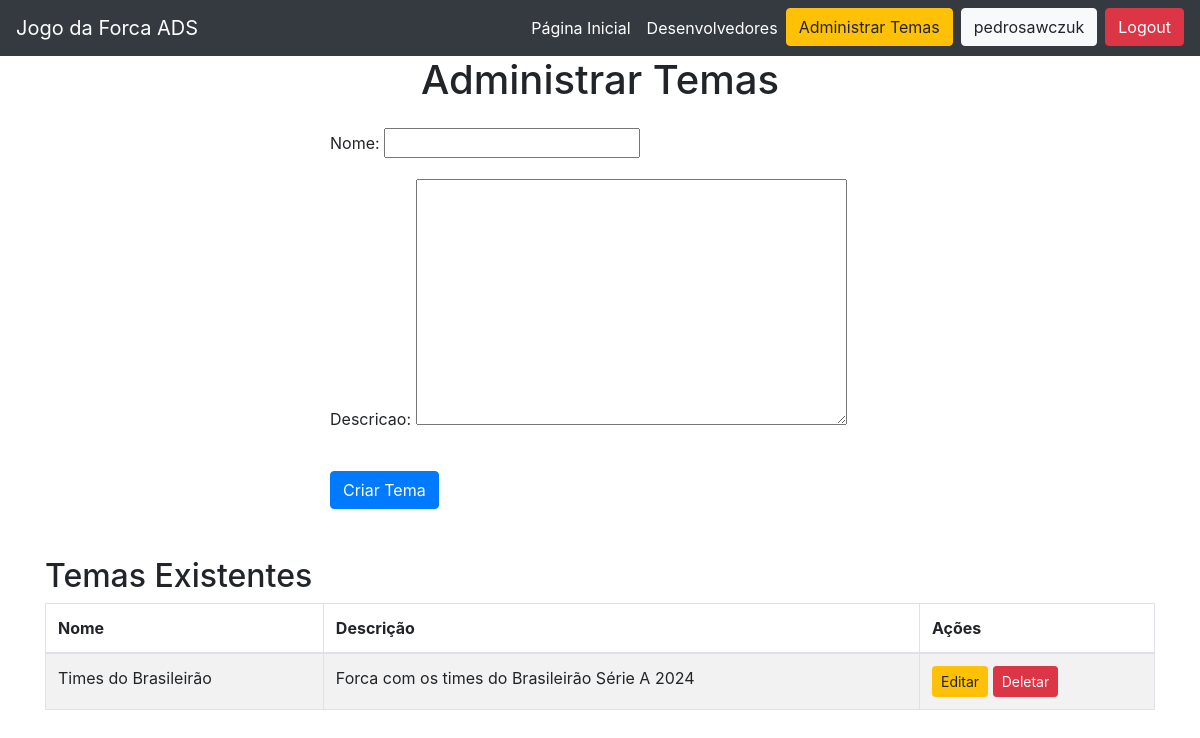
Before: /professor/tema/administrar-temas (signed in) with the older database file.
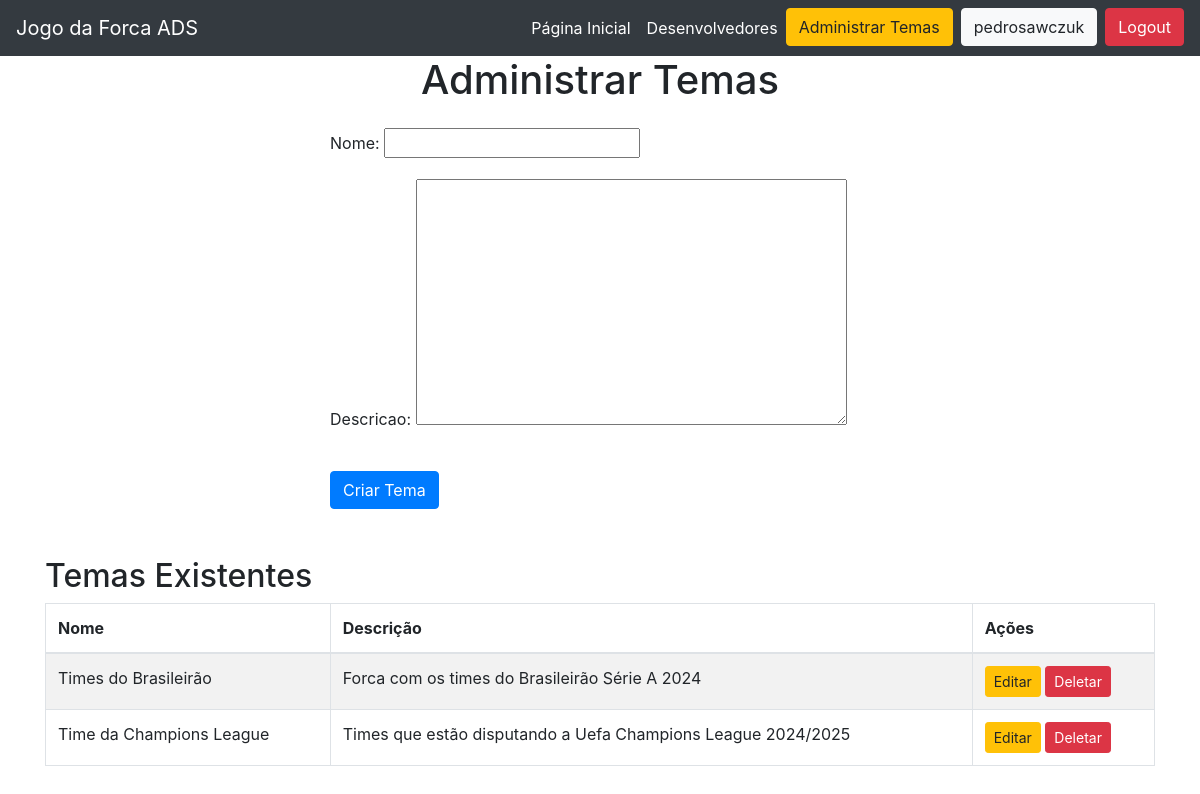
After: the same page with the newer database file.
### core/models.py (models this page shows, shortened)
class Tema(models.Model):
    nome = models.CharField(max_length=100, unique=True)
    descricao = models.TextField(blank=True, null=True)
    professor = models.ForeignKey(User, on_delete=models.CASCADE, limit_choices_to={'groups__name': 'professores'})

### core/views.py (the view, shortened to what this page needs)
# urls.py: path("professor/tema/administrar-temas", AdministrarTemasPageView.as_view(), name="administrarTemasPage"),
class AdministrarTemasPageView(CreateView, ListView):
    model = Tema
    form_class = TemaForm
    template_name = 'professor/temas/temasPage.html'
    success_url = reverse_lazy('administrarTemasPage')
    def get_queryset(self):
        return Tema.objects.filter(professor=self.request.user)
    def get_context_data(self, **kwargs):
        context = super().get_context_data(**kwargs)
        user = self.request.user
        context['is_professor'] = user.is_authenticated and user.groups.filter(name='professores').exists()
        return context

### core/forms.py
class TemaForm(forms.ModelForm):
    class Meta:
        model = Tema
        fields = ['nome', 'descricao']

### core/templates/professor/temas/temasPage.html (shortened to what this page needs)
{% extends "base.html" %}
{% block main %}
<div class="container">
  <h1 class="text-center mb-4">Administrar Temas</h1>
  <div class="row justify-content-center">
    <div class="col-md-6">
      <form method="post">
        {{ form.as_p }}
        <button type="submit" class="btn btn-primary mt-3">Criar Tema</button>
      </form>
    </div>
  </div>
  <div class="row mt-5">
    <div class="col-md-12">
      <h2>Temas Existentes</h2>
      <table class="table table-bordered table-striped">
        <thead>
          <tr>
            <th>Nome</th>
            <th>Descrição</th>
            <th>Ações</th>
          </tr>
        </thead>
        <tbody>
          {% for tema in object_list %}
          <tr>
            <td>{{ tema.nome }}</td>
            <td>{{ tema.descricao }}</td>
            <td>
              <a href="{% url 'editarTema' tema.id %}" class="btn btn-sm btn-warning">Editar</a>
              <a href="{% url 'deletarTema' tema.id %}" class="btn btn-sm btn-danger">Deletar</a>
            </td>
          </tr>
          {% endfor %}
        </tbody>
      </table>
    </div>
  </div>
</div>
{% endblock main %}

Changed rows visible on the page:
added Tema: nome "Time da Champions League", descricao "Times que estão disputando a Uefa Champions League 2024/2025"
